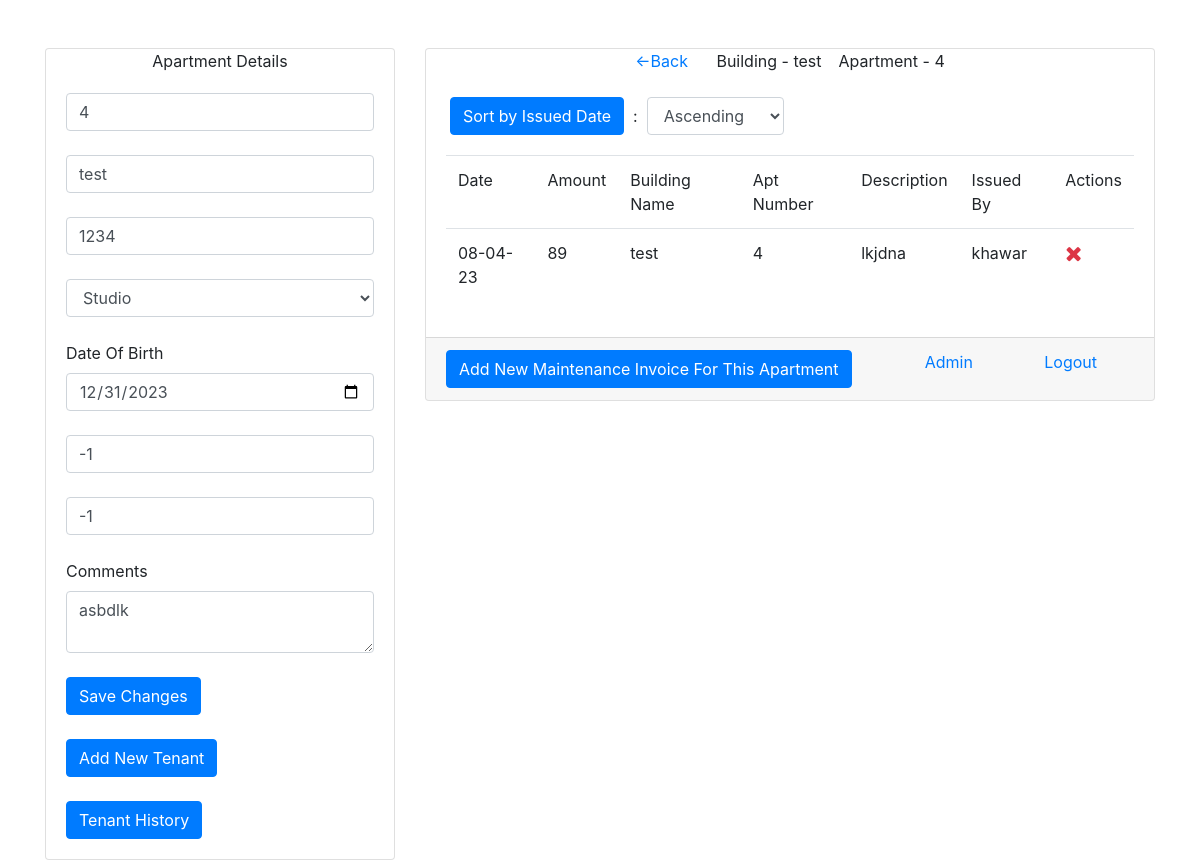
Page /maintenance-invoices/3 (signed in) on the earlier database version.
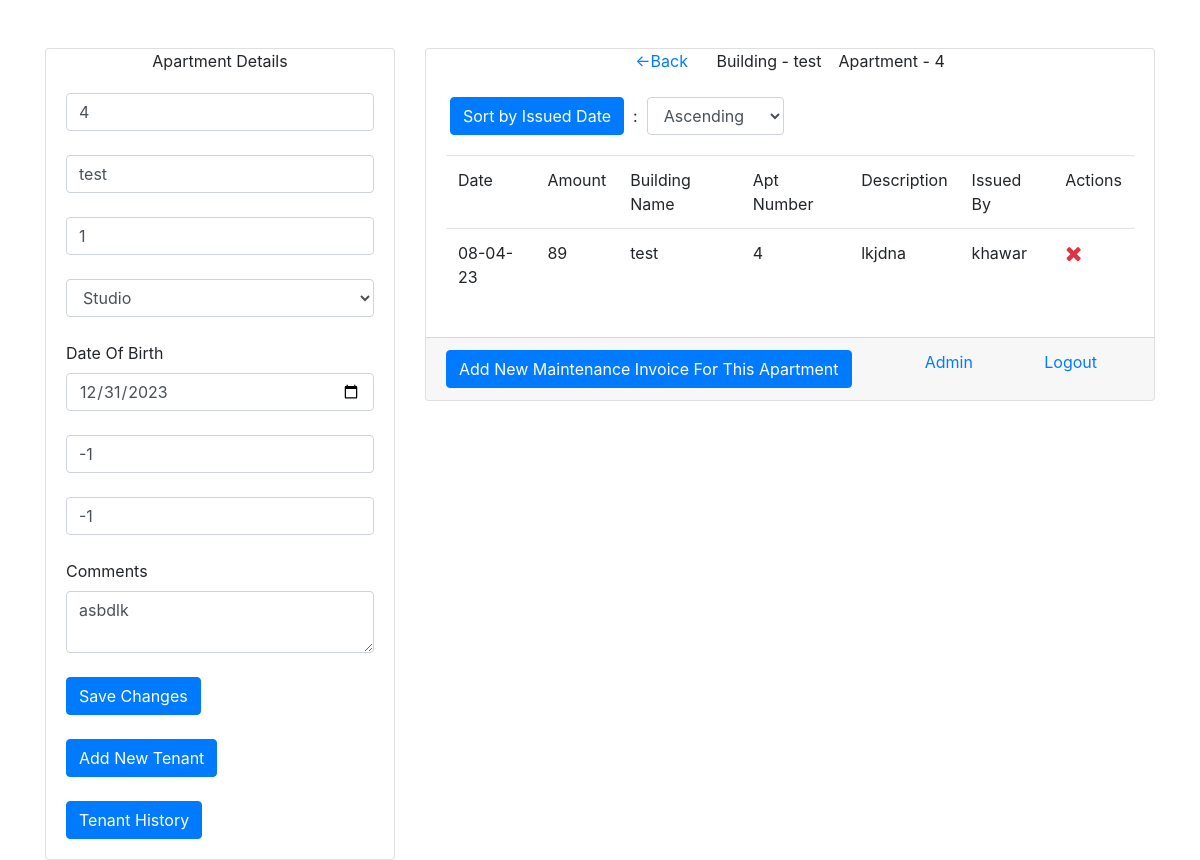
Same page on the later database version.
### app/models.py (models this page shows, shortened)
class apartment(models.Model):
    aprt_number = models.CharField(max_length=50,null=True,blank=True)
    name = models.CharField(max_length=300,null=True,blank=True)
    phone_nmber = models.CharField(max_length=50,null=True,blank=True)
    type_of = models.CharField(max_length=300,null=True,blank=True)
    dob = models.DateField(null=True,blank=True)
    contract_number = models.CharField(max_length=300,null=True,blank=True)
    elect_number = models.CharField(max_length=300,null=True,blank=True)
    note = models.TextField(max_length=2000,null=True,blank=True)
    building = models.ForeignKey(building,on_delete=models.CASCADE)
    temp_del = models.BooleanField(default=False)
    temp_del_date = models.DateField(null=True,blank=True)
    aprt_link = models.ForeignKey("tenant_link",on_delete=models.SET_NULL,blank=True,null=True)
    new_tenant_added = models.BooleanField(default=False)
    display_order = models.IntegerField(default=0)

class building(models.Model):
    name = models.CharField(max_length=300,null=True,blank=True)
    owner = models.ForeignKey(invoice_owner,on_delete=models.SET_NULL,null=True,blank=True)

### app/views.py (the view)
# urls.py: path("maintenance-invoices/<int:id>",views.maintenance_invoices,name="maintenance-invoices"),
@login_required(login_url='/')
def maintenance_invoices(request,id):
    if id:
        template = "apartments_maintenance_invoice.html"
        context = {}
        obj = get_user_profile(request.user)
        context['type_of_user'] = obj.type_of_user == 'd'
        context['write_priv'] = obj.type_of_user == 'w'
        aobj = apartment.objects.get(pk=id)
        if request.method == "POST" and request.POST['asc_desc'] in ("0","1"):
            context["order"] = request.POST['asc_desc']
            if request.POST["asc_desc"] == "0":
                objs = maintenance_invoice.objects.filter(is_deleted=False,apartment=aobj).order_by("today_date")
            else:
                objs = maintenance_invoice.objects.filter(is_deleted=False,apartment=aobj).order_by("-today_date")
        else:
            objs = maintenance_invoice.objects.filter(is_deleted=False,apartment=aobj)
        context['aobj'] = aobj
        context['date_dis'] = aobj.dob.strftime("%Y-%m-%d")
        context['objs'] = objs
        return render(request,template,context)
    else:
        return redirect('/home')

### app/views.py (called while the page is built)
def get_user_profile(userobj):
    try:
        obj = user_profile.objects.get(user=userobj)
    except:
        obj = user_profile()
        obj.user = userobj
        obj.save()
    return obj

### templates/apartments_maintenance_invoice.html (shortened to what the changed rows need)
<!DOCTYPE html>
    <html lang="en">
        <head>
            <link rel="stylesheet" href="https://maxcdn.bootstrapcdn.com/bootstrap/4.4.1/css/bootstrap.min.css">
            <link rel="stylesheet" href="https://cdnjs.cloudflare.com/ajax/libs/font-awesome/4.7.0/css/font-awesome.min.css">
        </head>
        <body>
            <br><br>
            <div class="container">
                <div class="row justify-content-center">
                    <div class="col-lg-4">
                        <div class="card">
                            <div class="card-body">
                                <form method="post" action="{% url 'edit-apartment-form' aobj.id %}">{% csrf_token %}
                                    <input type="number" class="form-control" required name="num" placeholder="Enter The Apartment Number" value="{{aobj.aprt_number}}" {% if not type_of_user %}readonly{% endif %}><br>
                                    <input type="text" class="form-control" required name="name" placeholder="Enter The Name Of Apartment" value="{{aobj.name}}" {% if not type_of_user %}readonly{% endif %}><br>
                                    <input type="number" class="form-control" required name="phone" placeholder="Enter Phone Number" value="{{aobj.phone_nmber}}" {% if not type_of_user %}readonly{% endif %}><br>
                                    <select class="form-control" required name="type_of" {% if not type_of_user %}readonly{% endif %}>
                                        <option {% if aobj.type_of == 'Studio' %}selected{% endif %} >Studio</option>
                                    </select><br>
                                    <label>Date Of Birth</label><br>
                                    <input type="date" class="form-control" required name="dob" placeholder="Enter Date Of Birth" value="{{date_dis}}" {% if not type_of_user %}readonly{% endif %}><br>
                                    <input type="number" class="form-control" required name="cnum" placeholder="Enter Contract Number" value="{{aobj.contract_number}}" {% if not type_of_user %}readonly{% endif %}><br>
                                    <input type="number" class="form-control" required name="enum" placeholder="Enter Elect Number" value="{{aobj.elect_number}}" {% if not type_of_user %}readonly{% endif %}><br>
                                    <label>Comments</label>
                                    <textarea class="form-control" required name="note" {% if not type_of_user %}readonly{% endif %}>{{aobj.note}} </textarea><br>
                                    {% if type_of_user %}
                                        <button class="btn btn-primary text-center" type="submit">
                                            Save Changes
                                        </button>
                                    {% endif %}
                                    <br><br>
                                    <button class="btn btn-primary" onclick="window.location.href='/new-tenant-form/{{aobj.id}}/m'" type="button">
                                        Add New Tenant
                                    </button>
                                    <br><br>
                                    <button class="btn btn-primary" onclick="window.location.href='/previous-tenants/{{aobj.id}}/m'" type="button">
                                        Tenant History
                                    </button>
                                    <br>
                                </form>
                            </div>
                        </div>
                    </div>
                    <div class="col-lg-8">
                        <div class="card">
                            <div class="card-head text-center">
                                <a href="{% url 'apartments' aobj.building.id %}"></a>&ensp;&ensp;&ensp; Building - {{aobj.building.name}} &ensp; Apartment - {{aobj.aprt_number}} <br><br>
                                <div class="form-inline">
                                </div>
                            </div>
                            <div class="card-body">
                                {% if objs %}
                                    <table class="table">
                                    </table>
                                {% else %}
                                    <a>This Apartments Has No Maintenance Invoices Right Now.</a>
                                {% endif %}
                            </div>
                            <div class="card-footer">
                                <div class="row justify-content-around">
                                </div>
                            </div>
                        </div>
                    </div>
                </div>
            </div>
        </body>
    </html>

Differences in the rows shown:
changed apartment "test": phone "1234" → "1"
